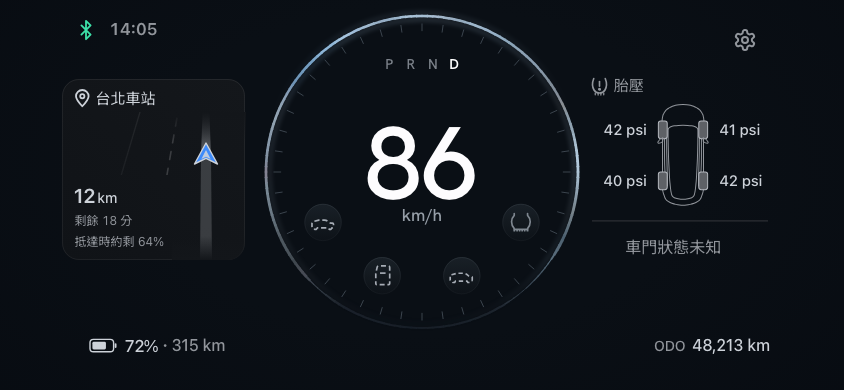
#> input picture docs/design/frames/atelier-tesla-edition/main-10.png, 844 x 390 px
$ python dashgap.py
#> lines starting #> are read from the running program, lines starting #| are printed output that depends on the picture
# usage: python3 dashgap.py [資料夾,預設是匯圖的資料夾]   量 main-10.png / main-11.png(第二十八輪起:照車主的圖的排法)、row-10.png / row-11.png(上一版的主畫面,下弧)和 corner-10.png / corner-11.png(四角)
# 第二十九輪:主畫面的圖示只在出事時出現 → main-11 的圓裡沒有胎壓的虛線(胎壓讀不到時不畫),改量 alw-11(第二十八輪的主畫面);main-10 的三個虛線照量,alw-10 也量(兩張應該一樣)。
# 第二十八輪:主畫面的圓底中心讀 slots28.json(slots28.py 從頁面截圖算的,不手抄);沒有 row-10.png 的資料夾(第二十七輪以前的備份)就跳過那兩行。量到 0 段 = 圓底中心對不上,不算過。
# 未知虛線的空(裁定 7 / S23-07 的量法):1 倍圖,扣掉圓底的漸層換成墨的覆蓋率;覆蓋率 ≥ 25% 算墨。
# 沿每一列、每一欄找「線上的空」:兩邊都是覆蓋率 ≥ 50% 的墨、中間連續 < 25% 的像素,長度 ≤ 4(更長的是圖形本身的空白)。報每個圖示的最小值和 safety 點名的四段。
import numpy as np, sys, os, json
from PIL import Image
D=os.path.dirname(os.path.dirname(os.path.abspath(__file__)))+'/'
INK=np.array([166,172,181.])
# 圓底中心:CORNER = 未選的四角(上排 ∓49°、下排 ∓124°);LOW = 第二十四輪主畫面的下弧(前車廂 −117°、車門 −159°、後車廂 +159°、胎壓 +117°)
CORNER={'frunk':(338.17,99.13),'trunk':(505.83,99.13),'door':(329.92,234.11),'tire':(514.08,234.11)}
LOW={'frunk':(323.03,222.43),'door':(382.20,275.69),'trunk':(461.80,275.69),'tire':(520.97,222.43)}
PIC={k:tuple(v) for k,v in json.load(open(os.path.join(os.path.dirname(os.path.abspath(__file__)),'slots28.json'))).items()}   # 第二十八輪的主畫面:前車廂 / 後車廂在上面兩側、車門 / 胎壓在 9 點 / 3 點
#> (reads docs/design/frames/atelier-tesla-edition/tools/slots28.json from the repository)
SLOTS=dict(LOW)
def cover(path,slot):
#> called with slot = 'frunk'
    im=np.asarray(Image.open(path).convert('RGB')).astype(float); cx,cy=SLOTS[slot]
    x0,y0=int(cx)-17,int(cy)-17; w=im[y0:y0+35,x0:x0+35]; lum=w.mean(axis=2)
#> after `w = im[y0:y0 + 35, x0:x0 + 35]`:
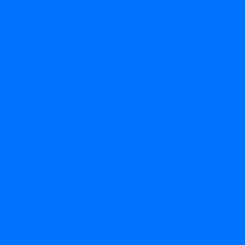
#> w: shape (35, 35, 3) float64 (shown 7 times larger); mean R, G, B 10, 15, 21; drawn with min black and max white
#> after `lum = w.mean(axis=2)`: lum: shape (35, 35) float64; every value is 15.33
    yy,xx=np.mgrid[:35,:35]; inside=np.hypot(xx+x0+.5-cx,yy+y0+.5-cy)<16.5
    cov=np.zeros((35,35))
    for r in range(35):
        v=lum[r][inside[r]]
        if len(v)<4: continue
        bg=np.percentile(v,20)           # 這一列的圓底亮度
        cov[r]=np.clip((lum[r]-bg)/(INK.mean()-bg),0,1)*inside[r]
#> this loop made 35 passes
#> v on pass 34: [15.33, 15.33, 15.33, 15.33, 15.33, 15.33, 15.33]
#> cov: shape (35, 35) float64; every value is 0
    return cov,x0,y0
def runs(line):
    out=[]; n=len(line); i=0
    while i<n:
        if line[i]>=.5:
            j=i
            while j+1<n and line[j+1]>=.25: j+=1     # 墨(含 ≥25% 的反鋸齒)
            k=j+1
            while k<n and line[k]<.25: k+=1          # 空
            if k<n and k-j-1<=4:
                # 空的另一邊要接到 ≥50% 的墨
                e=k
                while e<n and line[e]>=.25 and line[e]<.5: e+=1
                if e<n and line[e]>=.5 and k-j-1>=1: out.append((j+1,k-j-1))
            i=max(k,i+1)
        else: i+=1
    return out
def measure(path,slot):
    cov,x0,y0=cover(path,slot); res=[]
#> after `cov, x0, y0 = cover(path, slot)`: x0 = 318; y0 = 82
    for r in range(35):
        if (cov[r]>=.5).sum()>=5:
            for s,g in runs(cov[r]): res.append(('列 y%d'%(y0+r),'x%d'%(x0+s),g))
#> after the loop, res = []
    for c in range(35):
        if (cov[:,c]>=.5).sum()>=5:
            for s,g in runs(cov[:,c]): res.append(('欄 x%d'%(x0+c),'y%d'%(y0+s),g))
    return res,cov,x0,y0
if __name__=='__main__':
    B=(sys.argv[1].rstrip('/')+'/') if len(sys.argv)>1 else D
    for path,slots,tab in ((B+'main-10.png',('frunk','door','trunk'),PIC),(B+'alw-10.png',('frunk','door','trunk'),PIC),(B+'alw-11.png',('tire',),PIC),(B+'row-10.png',('frunk','door','trunk'),LOW),(B+'row-11.png',('tire',),LOW),(B+'corner-10.png',('frunk','trunk','door'),CORNER),(B+'corner-11.png',('tire',),CORNER)):
        if not os.path.exists(path): print(path.split('/')[-1],'沒有這張,跳過'); continue
        SLOTS.clear(); SLOTS.update(tab)
        for s in slots:
            res,cov,x0,y0=measure(path,s); g=[r[2] for r in res]
#> after `res, cov, x0, y0 = measure(path, s)`: res = []; x0 = 318; y0 = 82
#> after `g = [r[2] for r in res]`: g = []
            print(path.split('/')[-1],s,'線上的空:共',len(g),'段,最小',min(g) if g else '-','px;分佈',{k:g.count(k) for k in sorted(set(g))})
#| main-10.png frunk 線上的空:共 0 段,最小 - px;分佈 {}
            bad=[r for r in res if r[2]<2]
#> bad = []
            if bad: print('   < 2 的:',bad)
